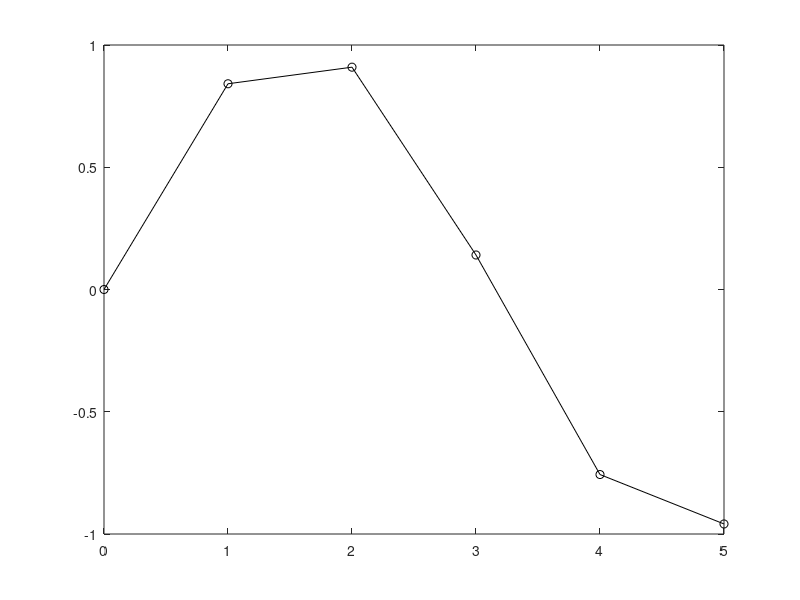

Here is the MATLAB script that generated this plot:
clear; clc; % clear : 작업공간 초기화 / clc : 명령창 초기화
a=1;
b=2;
c=a+b;

for x = 0:0.5:1
      a=2^x;
end

for k=5:-2:1
       b=k
   
end

if  a<2
elseif a<1
end

while a<4
    a=a+1
end

i = 1;
switch i % 반복되는 코드가 있는데, 변수 하나만 바꿔주면되는 경우. 리모콘 스위치 바꿔주는 것처럼.
    case 1.5
        b=2
    case 2
        b=3
    otherwise
        b=5
end


%linspace(a,b,n) %시작점, 끝점, 점의 개수
x=linspace(0,5,6); % 0과 5를 포함해서 6개를 찍어줘야 하므로, 012345 나옴
y=linspace(-1,1,5);

z=sin(x);
plot(x,z,'ko-')
